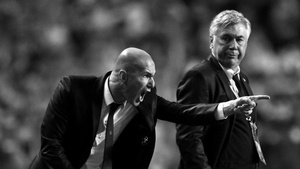
#> input picture Data/zidane_gray.jpg, 300 x 169 px, shrunk from 1280 x 720 before the run
$ jupyter execute lab-1.ipynb
#> lines starting #> are read from the running program, lines starting #| are printed output that depends on the picture; after the words box and inside, x2 and y2 are one past the last pixel; in counts of white or black regions, pixels touching at a corner belong together
# LAB-1

### Author

- [Navaneeth Sivakumar (21BAI1302)](https://github.com/Sivakumar-Navaneeth)

### 1. read B/W image and display it

[cell 1]
import cv2
import matplotlib.pyplot as plt

image_path = 'Data/zidane_gray.jpg'
image = cv2.imread(image_path)
#> image is the input picture: shape (169, 300, 3); min 0, max 255, mean 60.8

image_bw = cv2.cvtColor(image, cv2.IMREAD_GRAYSCALE)

plt.imshow(image_bw)
plt.show()

### 2. display black and white pixels seperatly

[cell 2]
import cv2
import matplotlib.pyplot as plt
import numpy as np

image_path = 'Data/flower.jpg'
image = cv2.imread(image_path, cv2.IMREAD_GRAYSCALE)
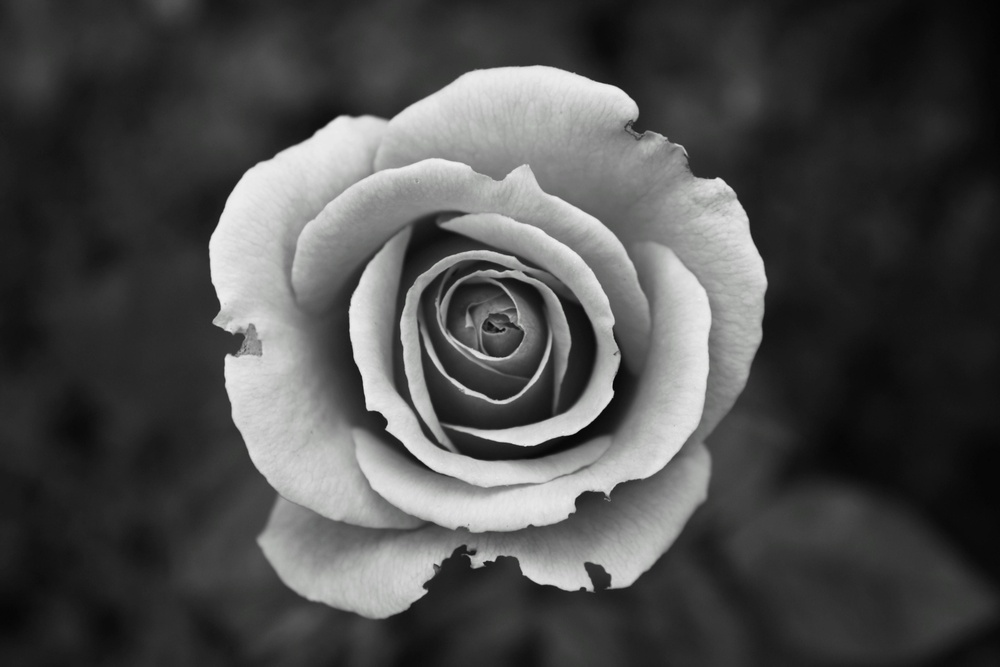
#> input picture Data/flower.jpg, 1000 x 667 px, shrunk from 4272 x 2848 before the run
#> image: shape (667, 1000); min 3, max 240, mean 76.5

black_threshold = 125
white_threshold = 125

black_pixels = np.where(image > black_threshold, 0, 255).astype(np.uint8)
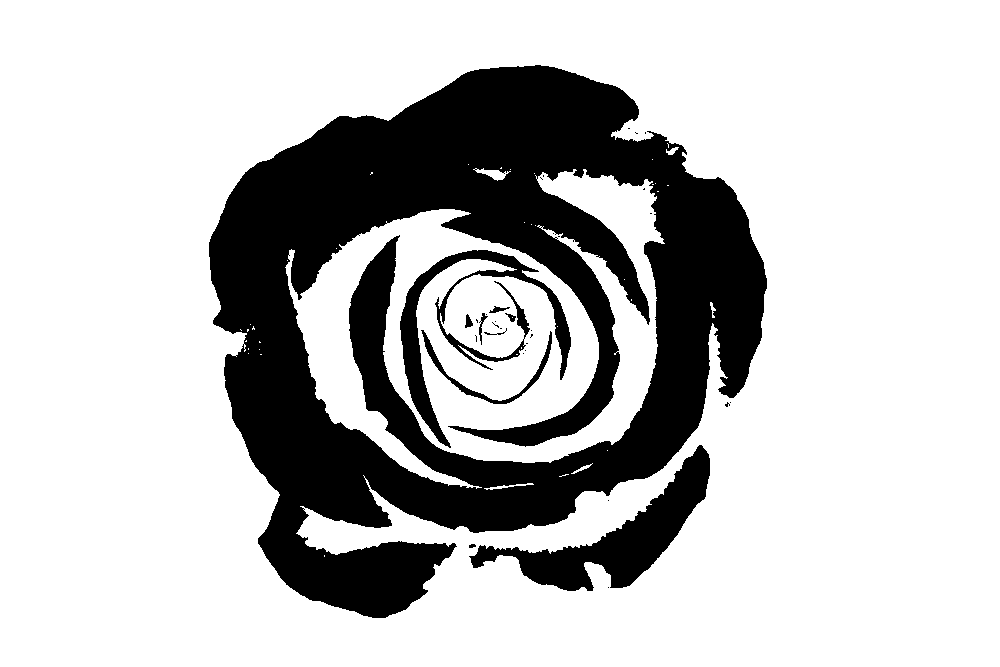
#> black_pixels: shape (667, 1000); 75.8% white; 34 black regions (24 under 20 px), largest, box (x1, y1, x2, y2) and area: (209, 65, 767, 618) 144592, (469, 445, 710, 591) 9503, (400, 250, 571, 448) 6010
white_pixels = np.where(image < white_threshold, 0, 255).astype(np.uint8)
#> white_pixels: shape (667, 1000); 24.4% white; 33 white regions (22 under 20 px), largest, box (x1, y1, x2, y2) and area: (209, 65, 767, 618) 145483, (469, 445, 710, 591) 9607, (400, 250, 571, 448) 6070

fig, axs = plt.subplots(1, 3, figsize=(15, 5))

axs[0].imshow(image, cmap='gray')
axs[0].set_title('Original Grayscale Image')
axs[0].axis('off')

axs[1].imshow(black_pixels, cmap='Blues')
axs[1].set_title('Black Pixels Mask')
axs[1].axis('off')

axs[2].imshow(white_pixels, cmap='Blues')
axs[2].set_title('White Pixels Mask')
axs[2].axis('off')

plt.show()

### 3. Read a colour image and display it

[cell 3]
import cv2
import matplotlib.pyplot as plt

image_path = 'Data/zidane.jpg'
image = cv2.imread(image_path)
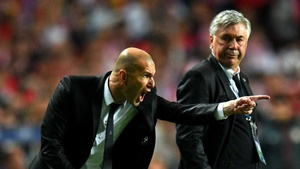
#> input picture Data/zidane.jpg, 300 x 169 px, shrunk from 1280 x 720 before the run
#> image is the input picture: shape (169, 300, 3); mean B, G, R 51.4, 58.2, 69.5

image_rgb = cv2.cvtColor(image, cv2.COLOR_BGR2RGB)

plt.imshow(image_rgb)
plt.show()

### 4. Segereate the colour image

[cell 4]
image_rgb = cv2.cvtColor(image, cv2.COLOR_BGR2RGB)

R, G, B = cv2.split(image_rgb)
fig, axs = plt.subplots(1, 4, figsize=(20, 5))

axs[0].imshow(image_rgb)
axs[0].set_title('Original RGB Image')
axs[0].axis('off')

axs[1].imshow(R, cmap='Reds')
axs[1].set_title('Red Channel')
axs[1].axis('off')

axs[2].imshow(G, cmap='Greens')
axs[2].set_title('Green Channel')
axs[2].axis('off')

axs[3].imshow(B, cmap='Blues')
axs[3].set_title('Blue Channel')
axs[3].axis('off')

plt.show()

### 5. Convert RGB image into CMY

[cell 5]
image_path = 'Data/zidane.jpg'
image = cv2.imread(image_path)

image_rgb = cv2.cvtColor(image, cv2.COLOR_BGR2RGB)

image_rgb_normalized = image_rgb / 255.0

C = 1 - image_rgb_normalized[:, :, 0]
M = 1 - image_rgb_normalized[:, :, 1]
Y = 1 - image_rgb_normalized[:, :, 2]

image_cmy = np.stack((C, M, Y), axis=-1)

fig, axs = plt.subplots(1, 2, figsize=(10, 5))

axs[0].imshow(image_rgb)
axs[0].set_title('Original RGB Image')
axs[0].axis('off')

axs[1].imshow(image_cmy)
axs[1].set_title('Combined CMY Image')
axs[1].axis('off')

plt.show()

### 6. Convert RGB image to HSI

[cell 6]
def rgb_to_hsi(image):
    # Normalize RGB values to the range [0, 1]
    image = image / 255.0
    R, G, B = image[:,:,0], image[:,:,1], image[:,:,2]

    # Calculate Intensity
    I = (R + G + B) / 3.0

    # Calculate Saturation
    min_RGB = np.minimum(np.minimum(R, G), B)
    S = 1 - (3.0 / (R + G + B + 1e-6)) * min_RGB

    # Calculate Hue
    numerator = 0.5 * ((R - G) + (R - B))
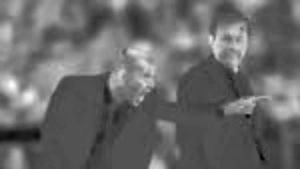
#> numerator: shape (169, 300) float64; min -0.216, max 0.447, mean 0.0576; drawn with min black and max white
    denominator = np.sqrt((R - G)**2 + (R - B) * (G - B))
    theta = np.arccos(numerator / (denominator + 1e-6))
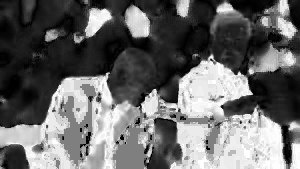
#> theta: shape (169, 300) float64; min 0.00212, max 3.14, mean 1.3; drawn with min black and max white

    H = np.zeros_like(theta)
    H[B <= G] = theta[B <= G]
    H[B > G] = 2 * np.pi - theta[B > G]

    # Normalize H to the range [0, 1]
    H = H / (2 * np.pi)

    # Stack the H, S, I channels to get the HSI image
    HSI = np.stack((H, S, I), axis=-1)
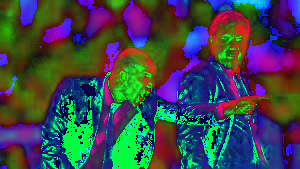
#> HSI: shape (169, 300, 3) float64; mean of channels 0, 1, 2 0.302, 0.277, 0.234; drawn as B, G, R

    return HSI

# Example usage
image = cv2.imread('Data/zidane.jpg')
image_rgb = cv2.cvtColor(image, cv2.COLOR_BGR2RGB)
hsi_image = rgb_to_hsi(image_rgb)

fig, axs = plt.subplots(1, 2, figsize=(10, 5))

axs[0].imshow(image_rgb)
axs[0].set_title('Original RGB Image')
axs[0].axis('off')

axs[1].imshow(hsi_image)
axs[1].set_title('HSI Image')
axs[1].axis('off')

plt.show()

hsi_image = (hsi_image * 255).astype(np.uint8)
cv2.imwrite("Data/zidane_hsi.jpg", hsi_image)
#> Out = True

### 7. Convert HSI image to RGB

[cell 7]
import numpy as np
import cv2

def hsi_to_rgb(hsi_image):
    H, S, I = hsi_image[:,:,0], hsi_image[:,:,1], hsi_image[:,:,2]
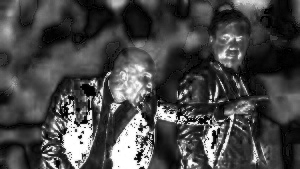
#> S: shape (169, 300) float64; min 0, max 1, mean 0.276
    H = H * 2 * np.pi  # Convert H from [0, 1] to [0, 2*pi]

    R = np.zeros_like(H)
    G = np.zeros_like(H)
    B = np.zeros_like(H)

    # RG sector (0 <= H < 2*pi/3)
    idx = (0 <= H) & (H < 2 * np.pi / 3)
#> idx: shape (169, 300) bool; 57.3% white; 59 black regions (44 under 20 px), largest, box (x1, y1, x2, y2) and area: (0, 25, 288, 169) 16017, (244, 0, 300, 74) 1846, (123, 0, 151, 48) 809
    B[idx] = I[idx] * (1 - S[idx])
    R[idx] = I[idx] * (1 + S[idx] * np.cos(H[idx]) / np.cos(np.pi / 3 - H[idx]))
    G[idx] = 3 * I[idx] - (R[idx] + B[idx])

    # GB sector (2*pi/3 <= H < 4*pi/3)
    idx = (2 * np.pi / 3 <= H) & (H < 4 * np.pi / 3)
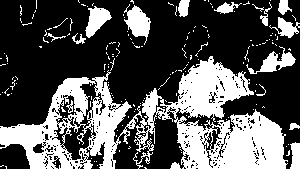
#> idx: shape (169, 300) bool; 33.6% white; 182 white regions (165 under 20 px), largest, box (x1, y1, x2, y2) and area: (0, 56, 288, 169) 13642, (124, 4, 151, 45) 559, (246, 46, 296, 74) 480
    H[idx] = H[idx] - 2 * np.pi / 3
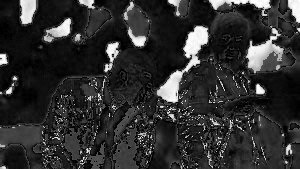
#> H: shape (169, 300) float64; min 0, max 6.28, mean 1.18; drawn with min black and max white
    R[idx] = I[idx] * (1 - S[idx])
    G[idx] = I[idx] * (1 + S[idx] * np.cos(H[idx]) / np.cos(np.pi / 3 - H[idx]))
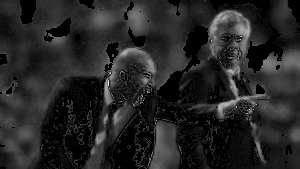
#> G: shape (169, 300) float64; min 0, max 1.42, mean 0.213; drawn with min black and max white
    B[idx] = 3 * I[idx] - (R[idx] + G[idx])

    # BR sector (4*pi/3 <= H < 2*pi)
    idx = (4 * np.pi / 3 <= H) & (H < 2 * np.pi)
    H[idx] = H[idx] - 4 * np.pi / 3
    G[idx] = I[idx] * (1 - S[idx])
    B[idx] = I[idx] * (1 + S[idx] * np.cos(H[idx]) / np.cos(np.pi / 3 - H[idx]))
    R[idx] = 3 * I[idx] - (G[idx] + B[idx])

    # Combine R, G, B channels
    rgb_image = np.stack((R, G, B), axis=-1)
    rgb_image = (rgb_image * 255).astype(np.uint8)

    return rgb_image

# Example usage
hsi_image = cv2.imread('Data/zidane_hsi.jpg')
hsi_image = hsi_image / 255.0  # Normalize to [0, 1]
rgb_image = hsi_to_rgb(hsi_image)

fig, axs = plt.subplots(1, 2, figsize=(10, 5))

axs[0].imshow(hsi_image)
axs[0].set_title('Original HSI Image')
axs[0].axis('off')

axs[1].imshow(rgb_image)
axs[1].set_title('RGB Image')
axs[1].axis('off')

plt.show()
